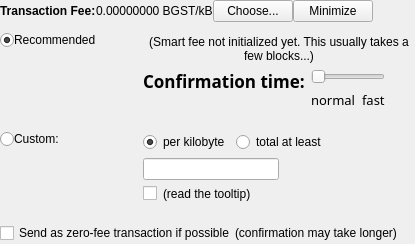
       <widget class="QFrame" name="frameFee">
        <property name="sizePolicy">
         <sizepolicy hsizetype="Expanding" vsizetype="Expanding">
          <horstretch>0</horstretch>
          <verstretch>0</verstretch>
         </sizepolicy>
        </property>
        <property name="maximumSize">
         <size>
          <width>16777215</width>
          <height>16777215</height>
         </size>
        </property>
        <property name="lineWidth">
         <number>0</number>
        </property>
        <layout class="QVBoxLayout" name="verticalLayoutFee1">
         <property name="spacing">
          <number>0</number>
         </property>
         <property name="leftMargin">
          <number>0</number>
         </property>
         <property name="topMargin">
          <number>0</number>
         </property>
         <property name="rightMargin">
          <number>0</number>
         </property>
         <property name="bottomMargin">
          <number>0</number>
         </property>
         <item>
          <layout class="QVBoxLayout" name="verticalLayoutFee2" stretch="0,0">
           <property name="spacing">
            <number>0</number>
           </property>
           <property name="leftMargin">
            <number>0</number>
           </property>
           <property name="topMargin">
            <number>0</number>
           </property>
           <item>
            <layout class="QHBoxLayout" name="horizontalLayoutFee1">
             <property name="spacing">
              <number>0</number>
             </property>
             <property name="bottomMargin">
              <number>0</number>
             </property>
             <item>
              <layout class="QVBoxLayout" name="verticalLayoutFee7">
               <property name="spacing">
                <number>0</number>
               </property>
               <item>
                <layout class="QHBoxLayout" name="horizontalLayoutSmartFee">
                 <property name="spacing">
                  <number>0</number>
                 </property>
                 <item>
                  <widget class="QLabel" name="labelFeeHeadline">
                   <property name="sizePolicy">
                    <sizepolicy hsizetype="Preferred" vsizetype="Maximum">
                     <horstretch>0</horstretch>
                     <verstretch>0</verstretch>
                    </sizepolicy>
                   </property>
                   <property name="font">
                    <font>
                     <weight>75</weight>
                     <bold>true</bold>
                    </font>
                   </property>
                   <property name="styleSheet">
                    <string notr="true">font-weight:bold;</string>
                   </property>
                   <property name="text">
                    <string>Transaction Fee:</string>
                   </property>
                   <property name="indent">
                    <number>0</number>
                   </property>
                  </widget>
                 </item>
                 <item>
                  <widget class="QLabel" name="labelFeeMinimized">
                   <property name="text">
                    <string>0.00000000 BGST/kB</string>
                   </property>
                   <property name="indent">
                    <number>0</number>
                   </property>
                  </widget>
                 </item>
                 <item>
                  <widget class="QPushButton" name="buttonChooseFee">
                   <property name="text">
                    <string>Choose...</string>
                   </property>
                  </widget>
                 </item>
                 <item>
                  <widget class="QPushButton" name="buttonMinimizeFee">
                   <property name="toolTip">
                    <string>collapse fee-settings</string>
                   </property>
                   <property name="text">
                    <string>Minimize</string>
                   </property>
                  </widget>
                 </item>
                </layout>
               </item>
               <item>
                <spacer name="verticalSpacer_5">
                 <property name="orientation">
                  <enum>Qt::Vertical</enum>
                 </property>
                 <property name="sizeHint" stdset="0">
                  <size>
                   <width>1</width>
                   <height>1</height>
                  </size>
                 </property>
                </spacer>
               </item>
              </layout>
             </item>
             <item>
              <spacer name="horizontalSpacer_4">
               <property name="orientation">
                <enum>Qt::Horizontal</enum>
               </property>
               <property name="sizeHint" stdset="0">
                <size>
                 <width>40</width>
                 <height>20</height>
                </size>
               </property>
              </spacer>
             </item>
            </layout>
           </item>
           <item>
            <widget class="QFrame" name="frameFeeSelection">
             <property name="enabled">
              <bool>true</bool>
             </property>
             <layout class="QVBoxLayout" name="verticalLayoutFee12">
              <property name="spacing">
               <number>0</number>
              </property>
              <property name="leftMargin">
               <number>0</number>
              </property>
              <property name="topMargin">
               <number>0</number>
              </property>
              <property name="rightMargin">
               <number>0</number>
              </property>
              <property name="bottomMargin">
               <number>0</number>
              </property>
              <item>
               <layout class="QGridLayout" name="gridLayoutFee" columnstretch="0,1,2">
                <property name="topMargin">
                 <number>10</number>
                </property>
                <property name="bottomMargin">
                 <number>4</number>
                </property>
                <property name="horizontalSpacing">
                 <number>0</number>
                </property>
                <property name="verticalSpacing">
                 <number>4</number>
                </property>
                <item row="2" column="2">
                 <layout class="QVBoxLayout" name="verticalLayoutFee8">
                  <property name="spacing">
                   <number>6</number>
                  </property>
                  <item>
                   <layout class="QHBoxLayout" name="horizontalLayoutFee13">
                    <item>
                     <widget class="QRadioButton" name="radioCustomPerKilobyte">
                      <property name="toolTip">
                       <string>If the custom fee is set to 1000 uBGSTs and the transaction is only 250 bytes, then &quot;per kilobyte&quot; only pays 250 uBGSTs in fee,&lt;br /&gt;while &quot;at least&quot; pays 1000 uBGSTs. For transactions bigger than a kilobyte both pay by kilobyte.</string>
                      </property>
                      <property name="text">
                       <string>per kilobyte</string>
                      </property>
                      <property name="iconSize">
                       <size>
                        <width>17</width>
                        <height>17</height>
                       </size>
                      </property>
                      <property name="checked">
                       <bool>true</bool>
                      </property>
                      <attribute name="buttonGroup">
                       <string notr="true">groupCustomFee</string>
                      </attribute>
                     </widget>
                    </item>
                    <item>
                     <widget class="QRadioButton" name="radioCustomAtLeast">
                      <property name="toolTip">
                       <string>If the custom fee is set to 1000 uBGSTs and the transaction is only 250 bytes, then &quot;per kilobyte&quot; only pays 250 uBGSTs in fee,&lt;br /&gt;while &quot;total at least&quot; pays 1000 uBGSTs. For transactions bigger than a kilobyte both pay by kilobyte.</string>
                      </property>
                      <property name="text">
                       <string>total at least</string>
                      </property>
                      <property name="iconSize">
                       <size>
                        <width>17</width>
                        <height>17</height>
                       </size>
                      </property>
                      <attribute name="buttonGroup">
                       <string notr="true">groupCustomFee</string>
                      </attribute>
                     </widget>
                    </item>
                    <item>
                     <spacer name="horizontalSpacer_6">
                      <property name="orientation">
                       <enum>Qt::Horizontal</enum>
                      </property>
                      <property name="sizeHint" stdset="0">
                       <size>
                        <width>1</width>
                        <height>1</height>
                       </size>
                      </property>
                     </spacer>
                    </item>
                   </layout>
                  </item>
                  <item>
                   <layout class="QHBoxLayout" name="horizontalLayout_5">
                    <item>
                     <widget class="BitcoinAmountField" name="customFee"/>
                    </item>
                    <item>
                     <spacer name="horizontalSpacer_8">
                      <property name="orientation">
                       <enum>Qt::Horizontal</enum>
                      </property>
                      <property name="sizeHint" stdset="0">
                       <size>
                        <width>1</width>
                        <height>1</height>
                       </size>
                      </property>
                     </spacer>
                    </item>
                   </layout>
                  </item>
                  <item>
                   <layout class="QHBoxLayout" name="horizontalLayoutFee8">
                    <item>
                     <widget class="QCheckBox" name="checkBoxMinimumFee">
                      <property name="toolTip">
                       <string>Paying only the minimum fee is just fine as long as there is less transaction volume than space in the blocks.&lt;br /&gt;But be aware that this can end up in a never confirming transaction once there is more demand for STOTINKA transactions than the network can process.</string>
                      </property>
                      <property name="layoutDirection">
                       <enum>Qt::LeftToRight</enum>
                      </property>
                      <property name="text">
                       <string/>
                      </property>
                      <property name="iconSize">
                       <size>
                        <width>17</width>
                        <height>17</height>
                       </size>
                      </property>
                     </widget>
                    </item>
                    <item>
                     <widget class="QLabel" name="labelMinFeeWarning">
                      <property name="enabled">
                       <bool>true</bool>
                      </property>
                      <property name="toolTip">
                       <string>Paying only the minimum fee is just fine as long as there is less transaction volume than space in the blocks.&lt;br /&gt;But be aware that this can end up in a never confirming transaction once there is more demand for STOTINKA transactions than the network can process.</string>
                      </property>
                      <property name="text">
                       <string>(read the tooltip)</string>
                      </property>
                      <property name="margin">
                       <number>5</number>
                      </property>
                     </widget>
                    </item>
                    <item>
                     <spacer name="horizontalSpacer_2">
                      <property name="orientation">
                       <enum>Qt::Horizontal</enum>
                      </property>
                      <property name="sizeHint" stdset="0">
                       <size>
                        <width>1</width>
                        <height>1</height>
                       </size>
                      </property>
                     </spacer>
                    </item>
                   </layout>
                  </item>
                 </layout>
                </item>
                <item row="0" column="0" alignment="Qt::AlignTop">
                 <widget class="QRadioButton" name="radioSmartFee">
                  <property name="text">
                   <string/>
                  </property>
                  <property name="iconSize">
                   <size>
                    <width>17</width>
                    <height>17</height>
                   </size>
                  </property>
                  <property name="checked">
                   <bool>true</bool>
                  </property>
                  <attribute name="buttonGroup">
                   <string notr="true">groupFee</string>
                  </attribute>
                 </widget>
                </item>
                <item row="2" column="1">
                 <widget class="QLabel" name="labelCustomFee">
                  <property name="text">
                   <string>Custom:</string>
                  </property>
                  <property name="alignment">
                   <set>Qt::AlignLeading|Qt::AlignLeft|Qt::AlignTop</set>
                  </property>
                  <property name="indent">
                   <number>0</number>
                  </property>
                  <property name="buddy">
                   <cstring>radioCustomFee</cstring>
                  </property>
                 </widget>
                </item>
                <item row="0" column="1">
                 <layout class="QVBoxLayout" name="verticalLayout_4">
                  <item>
                   <layout class="QHBoxLayout" name="horizontalLayout_4">
                    <item>
                     <widget class="QLabel" name="labelSmartFee_2">
                      <property name="text">
                       <string>Recommended</string>
                      </property>
                      <property name="alignment">
                       <set>Qt::AlignLeading|Qt::AlignLeft|Qt::AlignTop</set>
                      </property>
                      <property name="indent">
                       <number>0</number>
                      </property>
                     </widget>
                    </item>
                    <item>
                     <widget class="QLabel" name="labelSmartFee">
                      <property name="text">
                       <string/>
                      </property>
                      <property name="alignment">
                       <set>Qt::AlignLeading|Qt::AlignLeft|Qt::AlignTop</set>
                      </property>
                      <property name="indent">
                       <number>0</number>
                      </property>
                     </widget>
                    </item>
                   </layout>
                  </item>
                  <item>
                   <widget class="QLabel" name="labelFeeEstimation">
                    <property name="text">
                     <string/>
                    </property>
                    <property name="alignment">
                     <set>Qt::AlignLeading|Qt::AlignLeft|Qt::AlignTop</set>
                    </property>
                    <property name="indent">
                     <number>0</number>
                    </property>
                   </widget>
                  </item>
                  <item>
                   <spacer name="verticalSpacer_2">
                    <property name="orientation">
                     <enum>Qt::Vertical</enum>
                    </property>
                    <property name="sizeHint" stdset="0">
                     <size>
                      <width>20</width>
                      <height>40</height>
                     </size>
                    </property>
                   </spacer>
                  </item>
                 </layout>
                </item>
                <item row="3" column="0" colspan="3">
                 <widget class="QLabel" name="custom_send_as_zero_separator">
                  <property name="text">
                   <string/>
                  </property>
                  <property name="indent">
                   <number>0</number>
                  </property>
                 </widget>
                </item>
                <item row="0" column="2">
                 <layout class="QVBoxLayout" name="verticalLayoutFee3" stretch="0,0">
                  <property name="spacing">
                   <number>6</number>
                  </property>
                  <property name="topMargin">
                   <number>2</number>
                  </property>
                  <item>
                   <widget class="QLabel" name="labelSmartFee2">
                    <property name="text">
                     <string>(Smart fee not initialized yet. This usually takes a few blocks...)</string>
                    </property>
                    <property name="alignment">
                     <set>Qt::AlignHCenter</set>
                    </property>
                    <property name="wordWrap">
                     <bool>true</bool>
                    </property>
                    <property name="margin">
                     <number>2</number>
                    </property>
                   </widget>
                  </item>
                  <item>
                   <layout class="QHBoxLayout" name="horizontalLayoutFee9">
                    <item>
                     <layout class="QVBoxLayout" name="verticalLayoutFee6">
                      <item>
                       <widget class="QLabel" name="labelSmartFee3">
                        <property name="font">
                         <font>
                          <family>Volte</family>
                          <pointsize>13</pointsize>
                          <weight>75</weight>
                          <bold>true</bold>
                         </font>
                        </property>
                        <property name="text">
                         <string>Confirmation time:</string>
                        </property>
                        <property name="margin">
                         <number>2</number>
                        </property>
                       </widget>
                      </item>
                      <item>
                       <spacer name="verticalSpacer_3">
                        <property name="orientation">
                         <enum>Qt::Vertical</enum>
                        </property>
                        <property name="sizeHint" stdset="0">
                         <size>
                          <width>1</width>
                          <height>1</height>
                         </size>
                        </property>
                       </spacer>
                      </item>
                     </layout>
                    </item>
                    <item>
                     <layout class="QVBoxLayout" name="verticalLayoutFee5">
                      <property name="rightMargin">
                       <number>30</number>
                      </property>
                      <item>
                       <widget class="QSlider" name="sliderSmartFee">
                        <property name="minimum">
                         <number>0</number>
                        </property>
                        <property name="maximum">
                         <number>24</number>
                        </property>
                        <property name="pageStep">
                         <number>1</number>
                        </property>
                        <property name="value">
                         <number>0</number>
                        </property>
                        <property name="sliderPosition">
                         <number>0</number>
                        </property>
                        <property name="tracking">
                         <bool>true</bool>
                        </property>
                        <property name="orientation">
                         <enum>Qt::Horizontal</enum>
                        </property>
                        <property name="tickPosition">
                         <enum>QSlider::NoTicks</enum>
                        </property>
                       </widget>
                      </item>
                      <item>
                       <layout class="QHBoxLayout" name="horizontalLayoutFee10">
                        <item>
                         <widget class="QLabel" name="labelSmartFeeNormal">
                          <property name="font">
                           <font>
                            <family>Volte</family>
                            <pointsize>10</pointsize>
                           </font>
                          </property>
                          <property name="text">
                           <string>normal</string>
                          </property>
                          <property name="indent">
                           <number>0</number>
                          </property>
                         </widget>
                        </item>
                        <item>
                         <spacer name="horizontalSpacer_3">
                          <property name="orientation">
                           <enum>Qt::Horizontal</enum>
                          </property>
                          <property name="sizeHint" stdset="0">
                           <size>
                            <width>40</width>
                            <height>20</height>
                           </size>
                          </property>
                         </spacer>
                        </item>
                        <item>
                         <widget class="QLabel" name="labelSmartFeeFast">
                          <property name="font">
                           <font>
                            <family>Volte</family>
                            <pointsize>10</pointsize>
                           </font>
                          </property>
                          <property name="text">
                           <string>fast</string>
                          </property>
                          <property name="indent">
                           <number>0</number>
                          </property>
                         </widget>
                        </item>
                       </layout>
                      </item>
                     </layout>
                    </item>
                   </layout>
                  </item>
                 </layout>
                </item>
                <item row="2" column="0">
                 <layout class="QVBoxLayout" name="verticalLayoutFee9" stretch="0,1">
                  <item>
                   <widget class="QRadioButton" name="radioCustomFee">
                    <property name="text">
                     <string/>
                    </property>
                    <property name="iconSize">
                     <size>
                      <width>17</width>
                      <height>17</height>
                     </size>
                    </property>
                    <attribute name="buttonGroup">
                     <string notr="true">groupFee</string>
                    </attribute>
                   </widget>
                  </item>
                  <item>
                   <spacer name="verticalSpacer_6">
                    <property name="orientation">
                     <enum>Qt::Vertical</enum>
                    </property>
                    <property name="sizeHint" stdset="0">
                     <size>
                      <width>1</width>
                      <height>1</height>
                     </size>
                    </property>
                   </spacer>
                  </item>
                 </layout>
                </item>
                <item row="1" column="0" colspan="3">
                 <widget class="QLabel" name="recommended_custom_separator">
                  <property name="text">
                   <string/>
                  </property>
                  <property name="indent">
                   <number>0</number>
                  </property>
                 </widget>
                </item>
               </layout>
              </item>
              <item>
               <layout class="QHBoxLayout" name="horizontalLayoutFee5" stretch="0,0,0">
                <property name="spacing">
                 <number>0</number>
                </property>
                <property name="bottomMargin">
                 <number>0</number>
                </property>
                <item>
                 <widget class="QCheckBox" name="checkBoxFreeTx">
                  <property name="text">
                   <string>Send as zero-fee transaction if possible</string>
                  </property>
                  <property name="iconSize">
                   <size>
                    <width>17</width>
                    <height>17</height>
                   </size>
                  </property>
                 </widget>
                </item>
                <item>
                 <widget class="QLabel" name="labelFreeTx">
                  <property name="text">
                   <string>(confirmation may take longer)</string>
                  </property>
                  <property name="margin">
                   <number>0</number>
                  </property>
                  <property name="indent">
                   <number>0</number>
                  </property>
                 </widget>
                </item>
                <item>
                 <spacer name="horizontalSpacerFee5">
                  <property name="orientation">
                   <enum>Qt::Horizontal</enum>
                  </property>
                  <property name="sizeHint" stdset="0">
                   <size>
                    <width>1</width>
                    <height>1</height>
                   </size>
                  </property>
                 </spacer>
                </item>
               </layout>
              </item>
              <item>
               <spacer name="verticalSpacerFee2">
                <property name="orientation">
                 <enum>Qt::Vertical</enum>
                </property>
                <property name="sizeHint" stdset="0">
                 <size>
                  <width>1</width>
                  <height>1</height>
                 </size>
                </property>
               </spacer>
              </item>
             </layout>
            </widget>
           </item>
          </layout>
         </item>
        </layout>
       </widget>
